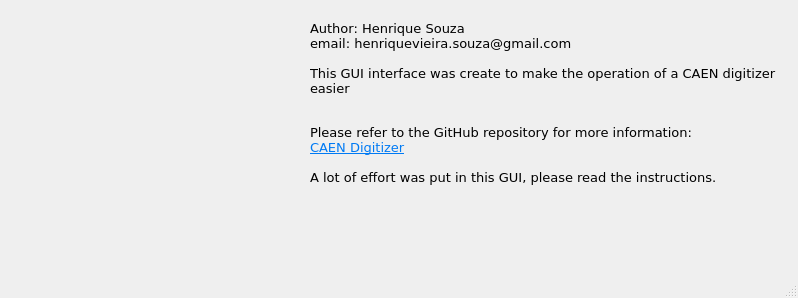
<?xml version="1.0" encoding="UTF-8"?>
<ui version="4.0">
 <class>About</class>
 <widget class="QMainWindow" name="About">
  <property name="geometry">
   <rect>
    <x>0</x>
    <y>0</y>
    <width>798</width>
    <height>298</height>
   </rect>
  </property>
  <property name="windowTitle">
   <string>About</string>
  </property>
  <widget class="QWidget" name="centralwidget">
   <widget class="QLabel" name="label">
    <property name="geometry">
     <rect>
      <x>20</x>
      <y>30</y>
      <width>265</width>
      <height>200</height>
     </rect>
    </property>
    <property name="text">
     <string/>
    </property>
    <property name="pixmap">
     <pixmap>../../.repo_img/computer-nerd.jpg</pixmap>
    </property>
    <property name="scaledContents">
     <bool>true</bool>
    </property>
    <property name="wordWrap">
     <bool>false</bool>
    </property>
   </widget>
   <widget class="QLabel" name="label_2">
    <property name="geometry">
     <rect>
      <x>310</x>
      <y>20</y>
      <width>471</width>
      <height>421</height>
     </rect>
    </property>
    <property name="font">
     <font>
      <family>DejaVu Sans</family>
      <pointsize>10</pointsize>
     </font>
    </property>
    <property name="autoFillBackground">
     <bool>false</bool>
    </property>
    <property name="text">
     <string>&lt;html&gt;&lt;head/&gt;&lt;body&gt;&lt;p&gt;Author: Henrique Souza&lt;br/&gt;email: henriquevieira.souza@gmail.com&lt;br/&gt;&lt;br/&gt;This GUI interface was create to make the operation of a CAEN digitizer easier&lt;/p&gt;&lt;p&gt;&lt;br/&gt;Please refer to the GitHub repository for more information:&lt;br/&gt;&lt;a href=&quot;http://github.com/hvsouza/CAEN_Digitizer/&quot;&gt;&lt;span style=&quot; text-decoration: underline; color:#007af4;&quot;&gt;CAEN Digitizer&lt;/span&gt;&lt;/a&gt;&lt;br/&gt;&lt;br/&gt;A lot of effort was put in this GUI, please read the instructions. &lt;/p&gt;&lt;/body&gt;&lt;/html&gt;</string>
    </property>
    <property name="scaledContents">
     <bool>true</bool>
    </property>
    <property name="alignment">
     <set>Qt::AlignLeading|Qt::AlignLeft|Qt::AlignTop</set>
    </property>
    <property name="wordWrap">
     <bool>true</bool>
    </property>
    <property name="openExternalLinks">
     <bool>true</bool>
    </property>
   </widget>
  </widget>
  <widget class="QMenuBar" name="menubar">
   <property name="geometry">
    <rect>
     <x>0</x>
     <y>0</y>
     <width>798</width>
     <height>26</height>
    </rect>
   </property>
  </widget>
  <widget class="QStatusBar" name="statusbar"/>
 </widget>
 <resources/>
 <connections/>
</ui>
